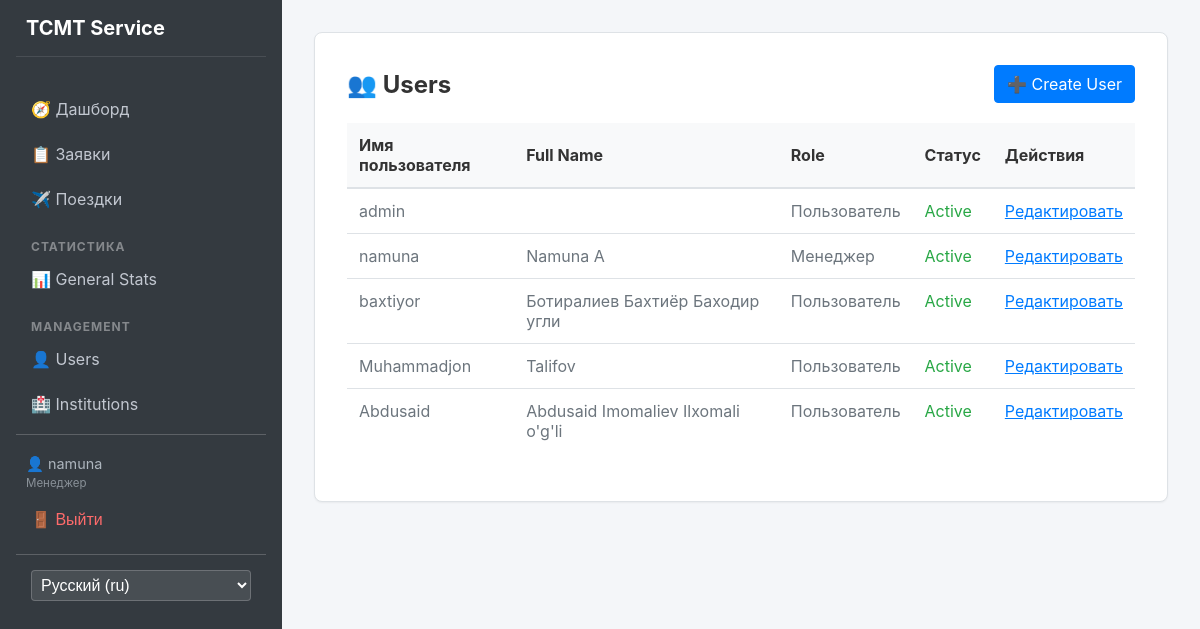
The app's page /auth/list/ (signed in), older data.
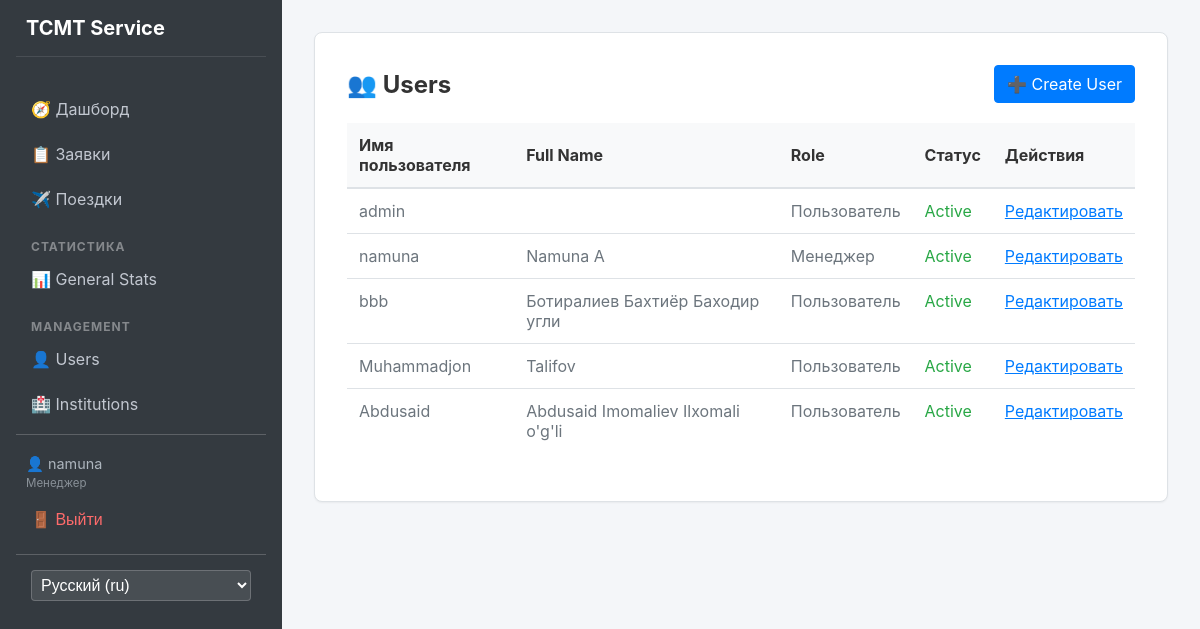
The same page, newer data.
### apps/users/models.py (models this page shows, shortened)
class User(AbstractUser):
    class Role(models.TextChoices):
        ADMIN = 'admin', 'Администратор'
        MANAGER = 'manager', 'Менеджер'
        USER = 'user', 'Пользователь'
    full_name = models.CharField(max_length=255)
    passport = models.CharField(max_length=20)
    role = models.CharField(
        max_length=20,
        choices=Role.choices,
        default=Role.USER
    )

### apps/users/views.py (the view)
# urls.py: path('list/', UserListView.as_view(), name='list'),
class UserListView(LoginRequiredMixin, StaffRequiredMixin, ListView):
    model = User
    template_name = 'users/list.html'
    context_object_name = 'users'

### apps/users/views.py (called while the page is built)
    def dispatch(self, request, *args, **kwargs):
        if not request.user.is_authenticated or request.user.role not in [User.Role.ADMIN, User.Role.MANAGER]:
            raise PermissionDenied
        return super().dispatch(request, *args, **kwargs)

### templates/users/list.html
{% extends 'base.html' %}
{% load i18n %}
{% block content %}
<div class="glass-container">
    <div style="display: flex; justify-content: space-between; align-items: center; margin-bottom: 20px;">
        <h2 style="color: white; margin: 0;">👥 {% trans "Users" %}</h2>
        <a href="{% url 'users:create' %}" class="btn-primary">➕ {% trans "Create User" %}</a>
    </div>
    <table>
        <thead>
            <tr>
                <th>{% trans "Username" %}</th>
                <th>{% trans "Full Name" %}</th>
                <th>{% trans "Role" %}</th>
                <th>{% trans "Status" %}</th>
                <th>{% trans "Actions" %}</th>
            </tr>
        </thead>
        <tbody>
            {% for user in users %}
            <tr>
                <td>{{ user.username }}</td>
                <td>{{ user.full_name }}</td>
                <td>{{ user.get_role_display }}</td>
                <td>
                    {% if user.is_active %}
                    <span style="color: #28a745;">{% trans "Active" %}</span>
                    {% else %}
                    <span style="color: #dc3545;">{% trans "Inactive" %}</span>
                    {% endif %}
                </td>
                <td>
                    <a href="{% url 'users:update' user.pk %}" style="color: #007bff;">{% trans "Edit" %}</a>
                </td>
            </tr>
            {% empty %}
            <tr>
                <td colspan="5" style="text-align: center; color: rgba(255,255,255,0.5);">{% trans "No users found" %}
                </td>
            </tr>
            {% endfor %}
        </tbody>
    </table>
</div>
{% endblock %}

Row changes from the older to the newer data that the page shows:
changed User "Ботиралиев Бахтиёр Баходир угли": username "baxtiyor" → "bbb"
